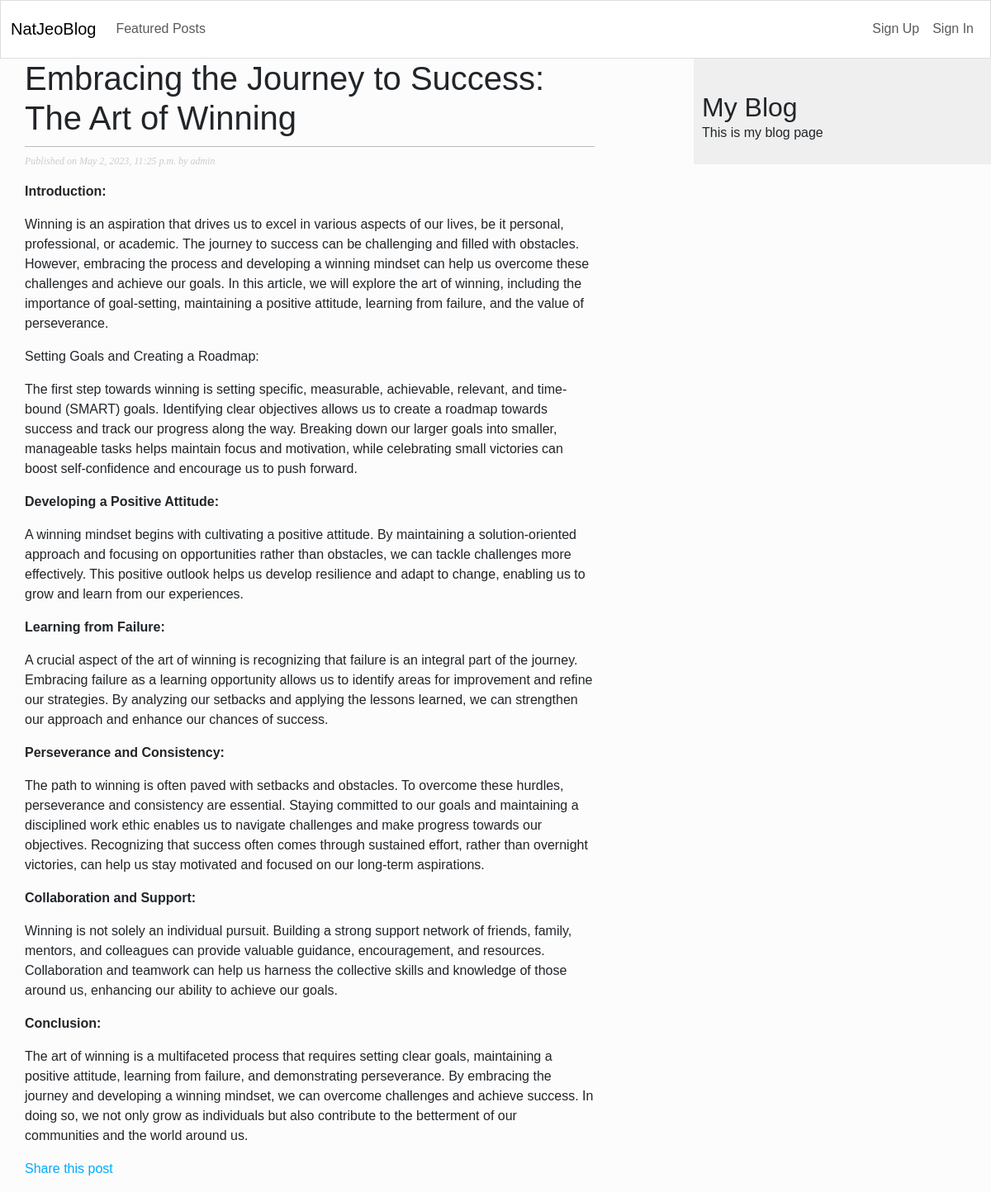
/blog/2023/5/2/embracing-the-journey-to-success-the-art-of-winning/, run on the app's committed database.
### blog/models.py (models this page shows, shortened)
class Post(models.Model):
    class Status(models.TextChoices):
        DRAFT = 'DF', 'Draft'
        PUBLISHED = 'PD', 'Published'
    title = models.CharField(max_length=255)
    slug = models.SlugField(max_length=255, unique_for_date='publish')
    author = models.ForeignKey(User, on_delete=models.CASCADE, related_name='blog_posts')
    image = image = models.FileField(blank=True, null=True, upload_to='images/')
    body = RichTextField(blank=True, null=True)
    publish = models.DateTimeField(default=timezone.now)
    created = models.DateTimeField(auto_now=True)
    updated = models.DateTimeField(auto_now=True)
    status = models.CharField(max_length=2,
                                     choices=Status.choices,
                                     default=Status.DRAFT)
    objects = models.Manager()          # the default manager
    published = PublishedManager()      # my defined manager
    class Meta:
        ordering = ['-publish']
        indexes = [
            models.Index(fields =['-publish']),
        ]

### blog/views.py (the view)
# urls.py: path('<int:year>/<int:month>/<int:day>/<slug:post>/', views.postDetails, name='postDetails'),
def postDetails(request, year, month, day, post):
    post = get_object_or_404(Post,
                             status=Post.Status.PUBLISHED,
                             slug=post,
                             publish__year=year,
                             publish__month=month,
                             publish__day=day)
    return render(request,
                  'blog/post/postDetails.html',
                  {'post': post})

### blog/templates/blog/post/postDetails.html (shortened to what this page needs)
{% extends 'blog/base.html' %}
{% block content %}
        <h1> {{ post.title }} </h1>
        <P class="date">Published on {{ post.publish }} by {{ post.author }}</p>
        {{ post.body | safe | linebreaks }}
        <p>
            <a href="{% url 'blog:sharePost' post.id %}">
                Share this post
            </a>
        </P>
{% endblock content %}

### blog/static/css/blog.css (style rules this page uses)
body { margin:0; padding:0; font-family:helvetica, sans-serif; }
a { color:#00abff; text-decoration:none; }
h1 { font-weight:normal; border-bottom:1px solid #bbb; padding:0 0 10px 0; }
p.date { color:#ccc; font-family: georgia, serif; font-size: 12px; font-style: italic; }

### data on the page
Post: title "Embracing the Journey to Success: The Art of Winning", publish "May 2, 2023, 11:25 p.m.", author "admin", body "Introduction: Winning is an aspiration that drives us to excel in various aspects of our lives, be it personal, professional, or academic. The journey to success can be challenging and filled with obstacles. However, embracing the process and developing a winning mindset can help us overcome these challenges and achieve our goals. In this article, we will explore the art of winning, including the importance of goal-setting, maintaining a positive attitude, learning from failure, and the value of perseverance. Setting Goals and Creating a Roadmap: The first step towards winning is setting specific, measurable, achievable, relevant, and time-bound (SMART) goals. Identifying clear objectives…"
